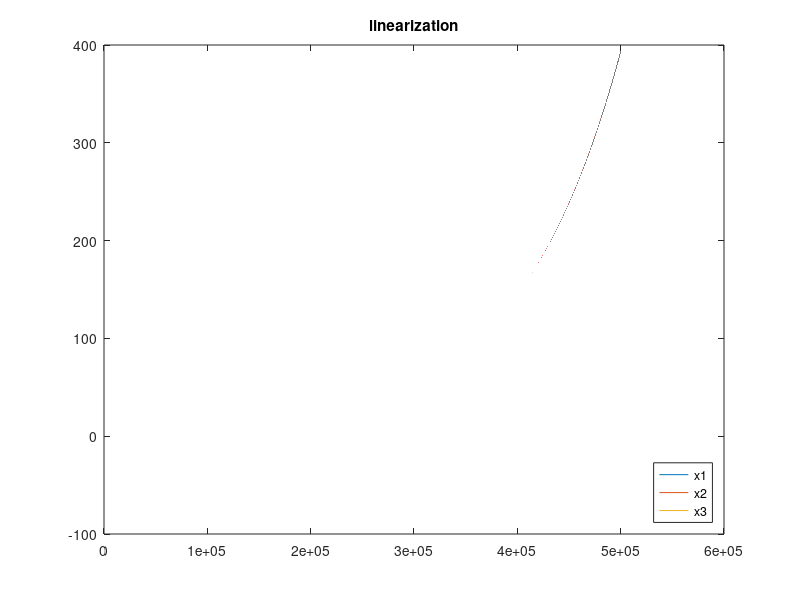

Write the MATLAB code that produced this figure. (Note: a time limit stopped this script after it produced the figure.)
%linearization
clc;clear;
delta=0.00001;
totalTime=5;
totalStep=totalTime/delta;

pole1=[1 8];pole2=[1 6];pole3=[1 7];
char_poly=conv(pole1,conv(pole2,pole3));%(s+p1)*(s+p2)*(s+p3)=0

x1array=[1:totalStep]*0;x2array=x1array;x3array=x1array;
u=x1array;u_dot=x1array;u_dot_dot=x1array;
z1=x1array;z2=x1array;z3=x1array;
x1_dot=x1array;x2_dot=x1array;x2_dot=x1array;
x1array(1)=0;x2array(1)=-pi;x3array(1)=5;%init condition
x1array(2)=0;x2array(2)=-pi;x3array(2)=5;%init condition
x1array(3)=0;x2array(3)=-pi;x3array(3)=5;%init condition
for i=3:totalStep
    x1=x1array(i);x2=x2array(i);x3=x3array(i);
    x1_dot(i)=x2+x1-x3+sin(x1-x3);
    x2_dot(i)=x3+(x1-x3)^2;
    x3_dot(i)=sin(x1-x3)+u(i-2);
    
    z1(i)=x1-x3;
    z2(i)=x1_dot(i)-x3_dot(i);
    z3(i)=x3+z1(i)^2+z2(i)-u_dot(i-1);
    
    tmp=-char_poly(4)*z1(i)-char_poly(3)*z2(i)-char_poly(2)*z3(i);
    u_dot_dot(i)=sin(x1-x3)+u(i-2)+2*z1(i)*z2(i)+z3(i)-tmp;
    
    x1array(i+1)=x1+x1_dot(i)*delta;
    x2array(i+1)=x2+x2_dot(i)*delta;
    x3array(i+1)=x3+x3_dot(i)*delta;
    u_dot(i)=u_dot(i-1)+u_dot_dot(i)*delta;
    u(i-1)=u(i-2)+u_dot(i-1)*delta;
end

figure(1);
plot(x1array);hold on;
plot(x2array);hold on;
plot(x3array);legend('x1','x2','x3','location','southeast');
title('linearization');
figure(2);
plot(z1);hold on;
plot(z2);hold on;
plot(z3);hold on;legend('z1','z2','z3','location','southeast');
title('linearization');
figure(3);
plot(x1array-x3array);hold on;legend('x1-x3','location','southeast');
title('linearization');

figure(4);
time=1:totalStep-2;
xt=z1(time);yt=z2(time);zt=z3(time);
plot3(xt,yt,zt);hold on;
grid on;title('z1 z2 z3 phase portrait');
